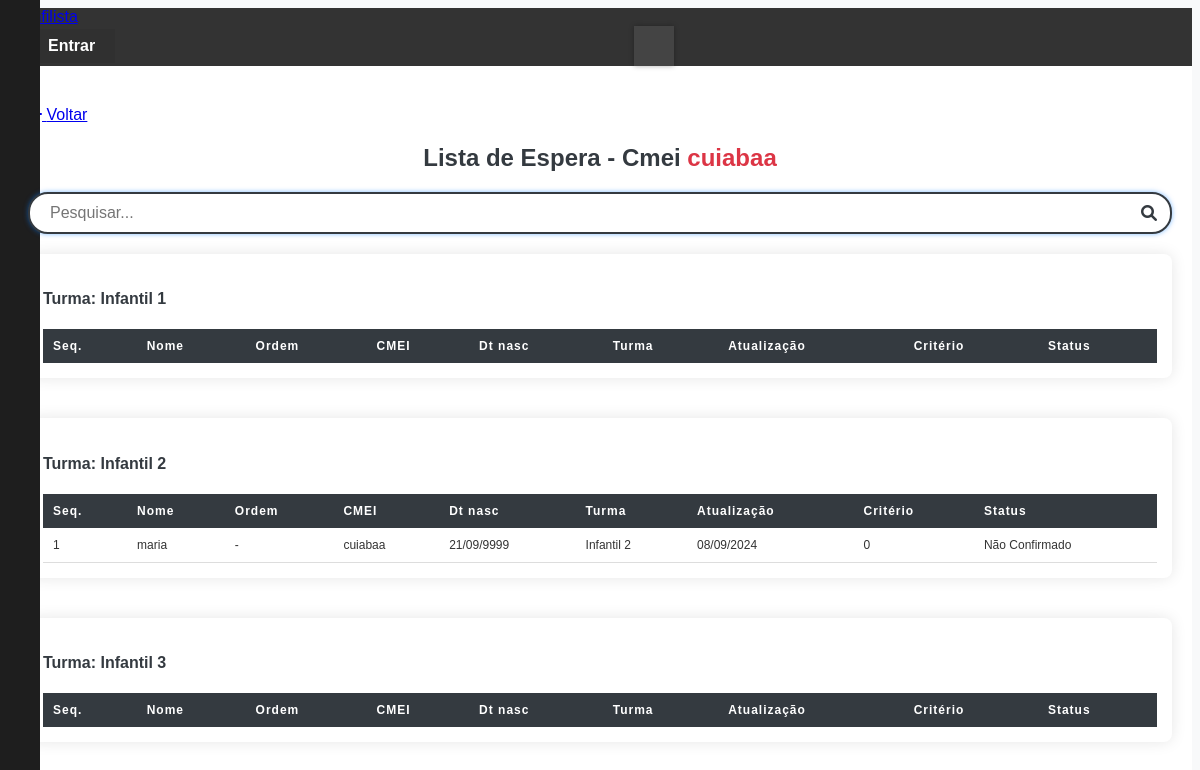
The page /fila_espera/lista_espera_por_cmei/6/ on the database as committed earlier.
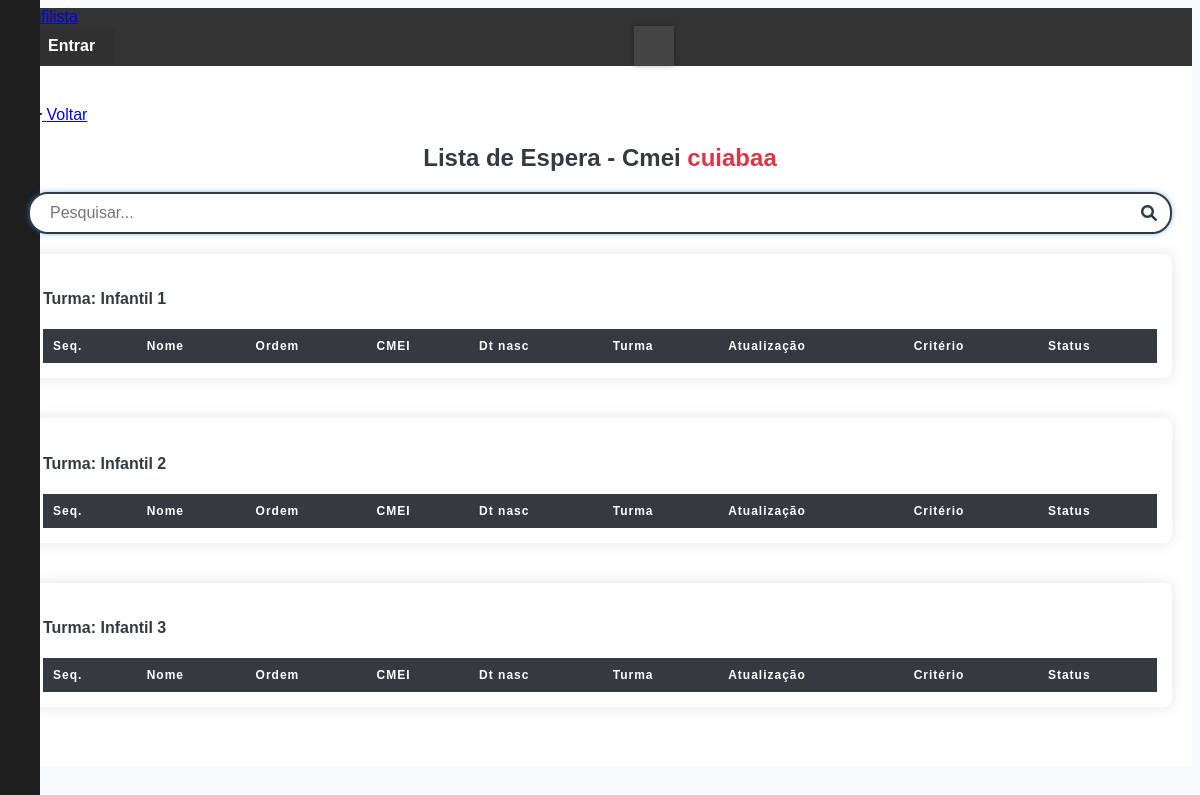
The same page on the database as committed later.
### cmei_app/models.py (models this page shows, shortened)
class CMEI(models.Model):
    codCmei = models.AutoField(primary_key=True)  # Campo auto-incremento
    nomeCmei = models.CharField(max_length=100)

### turma_app/models.py (models this page shows, shortened)
class Turma(models.Model):
    codTurma = models.AutoField(primary_key=True)  # Campo auto-incremento
    nomeTurma = models.CharField(max_length=20)
    observacaoTurma = models.CharField(max_length=100)
    cmei = models.ForeignKey(CMEI, on_delete=models.CASCADE)  # Remover related_name

### fila_espera_app/models.py (models this page shows, shortened)
class ListaEspera(models.Model):
    STATUS_CHOICES = [
        ('confirmado', 'Confirmado'),
        ('nao_confirmado', 'Não Confirmado'),
    ]
    crianca = models.ForeignKey(Crianca, on_delete=models.CASCADE)
    turma = models.ForeignKey(Turma, on_delete=models.CASCADE)
    dataEntrada = models.DateField(auto_now_add=True)
    dataSaida = models.DateField(null=True, blank=True)
    ordem = models.IntegerField(null=True, blank=True)
    criterio = models.CharField(max_length=40)
    status = models.CharField(max_length=20, choices=STATUS_CHOICES, default='nao_confirmado')

### crianca_app/models.py (models this page shows, shortened)
class Crianca(models.Model):
    codCrianca = models.AutoField(primary_key=True)
    nomeCrianca = models.CharField(max_length=100)
    dataNascCrianca = models.DateField()
    nomeResponsavel = models.CharField(max_length=100)
    telefoneResponsavel = models.CharField(max_length=11)
    emailResponsavel = models.CharField(max_length=100)
    cpfResponsavel = models.CharField(max_length=11)
    dataInicialCadastro = models.DateField()
    dataFinalCadastro = models.DateField(null=True, blank=True)
    observacao = models.CharField(max_length=100)
    nomeUsuario = models.CharField(max_length=100)

### fila_espera_app/views.py (the view)
# urls.py: path('lista_espera_por_cmei/<int:codCmei>/', views.lista_espera_por_cmei, name='lista_espera_por_cmei'),
def lista_espera_por_cmei(request, codCmei):
    usuario_autenticado = request.user if request.user.is_authenticated else None
    cmei = get_object_or_404(CMEI, pk=codCmei)
    turmas = Turma.objects.filter(cmei=cmei).prefetch_related('listaespera_set__crianca').order_by('nomeTurma')
    if not turmas.exists():
        return HttpResponseNotFound("Nenhuma turma encontrada para o CMEI especificado.")
    return render(request, 'lista_espera_por_cmei.html', {
        'cmei': cmei,
        'turmas': turmas,
        'usuario_autenticado':usuario_autenticado
    })

### fila_espera_app/templates/lista_espera_por_cmei.html (shortened to what this page needs)
{% extends 'base.html' %}
{% block content %}
<link rel="stylesheet" href="https://cdnjs.cloudflare.com/ajax/libs/font-awesome/6.0.0-beta3/css/all.min.css">
<div class="container mt-4">
    <div class="uk-margin uk-text-center">
        <a href="{% url 'pagina_inicial' %}" class="uk-button uk-button-default uk-margin-right">
             Voltar
        </a>
    </div>
    <h2 class="text-center">Lista de Espera - Cmei <span class="cmei-name">{{ cmei.nomeCmei }}</span></h2>
    <div id="search-wrapper">
        <div class="search-container">
            <input id="search" type="text" placeholder="Pesquisar...">
            <i class="fas fa-search search-icon"></i>
        </div>
    </div>
    <div id="tables">
        {% if turmas %}
            {% for turma in turmas %}
                <div class="table-container" id="table-{{ turma.id }}">
                    <h4 class="text-center">Turma: {{ turma.nomeTurma }}</h4>
                    <table class="table">
                        <thead>
                            <tr>
                                <th>Seq.</th>
                                <th>Nome</th>
                                <th>Ordem</th>
                                <th>CMEI</th>
                                <th>Dt nasc</th>
                                <th>Turma</th>
                                <th>Atualização</th>
                                <th>Critério</th>
                                <th>Status</th>
                            </tr>
                        </thead>
                        <tbody>
                            {% for crianca in turma.listaespera_set.all %}
                                {% if crianca.status == "nao_confirmado" %}
                                    <tr>
                                        <td>{{ forloop.counter }}</td>
                                        <td>{{ crianca.crianca.nomeCrianca }}</td>
                                        <td>{{ crianca.ordem|default:" -" }}</td>
                                        <td>{{ crianca.turma.cmei.nomeCmei }}</td>
                                        <td>{{ crianca.crianca.dataNascCrianca|date:"d/m/Y" }}</td>
                                        <td>{{ crianca.turma.nomeTurma }}</td>
                                        <td>{{ crianca.dataEntrada|date:"d/m/Y" }}</td>
                                        <td>{{ crianca.criterio }}</td>
                                        <td>Não Confirmado</td>
                                    </tr>
                                {% endif %}
                        {% endfor %}
                        </tbody>
                    </table>
                </div>
            {% endfor %}
        {% else %}
            <p class="text-center">Nenhuma turma ou criança encontrada.</p>
        {% endif %}
    </div>
</div>
{% endblock %}

### templates/base.html (shortened to what this page needs)
<!DOCTYPE html>
{% load static %}
<html lang="en">
<head>
    <link rel="stylesheet" href="https://cdn.jsdelivr.net/npm/uikit@3.14.3/dist/css/uikit.min.css">
    <link rel="stylesheet" href="https://cdnjs.cloudflare.com/ajax/libs/font-awesome/6.0.0-beta3/css/all.min.css">
</head>
<body>
    <nav class="uk-navbar-container" uk-navbar>
        <div class="uk-navbar-left">
            <a class="uk-navbar-item uk-logo" href="{% url 'pagina_inicial' %}">Infilista</a>
        </div>
        <div class="uk-navbar-right">
            <div class="user-info">
                {% if usuario_autenticado %}
                    <span class="username-text">
                        {% if usuario_autenticado.is_superuser %}
                            <i class="fas fa-crown"></i>
                            Bem-vindo(a), Administrador(a), {{ usuario_autenticado.username }}
                        {% else %}
                            <i class="fas fa-school"></i>
                            Bem-vindo(a), CMEI, {{ usuario_autenticado.username }}
                        {% endif %}
                    </span>
                {% else %}
                    <div class="login-link">
                        <a href="{% url 'login_usuario' %}">Entrar</a>
                    </div>
                {% endif %}
                <button class="uk-navbar-toggle" uk-toggle="target: #offcanvas" type="button">
                </button>
            </div>
        </div>
    </nav>
    <div id="offcanvas" uk-offcanvas="overlay: true">
        <div class="uk-offcanvas-bar uk-sidebar">
            <ul class="uk-nav uk-nav-default">
                {% if usuario_autenticado %}
                    {% if usuario_autenticado.is_superuser %}
                        <li class="uk-nav-item"><a href="{% url 'listar_usuarios' %}"><i class="fas fa-users-cog"></i> Usuários</a></li>
                        <li class="uk-nav-header">Gestão</li>
                        <li class="uk-nav-item"><a href="{% url 'listar_cmei' %}"><i class="fas fa-school"></i> Cmei's</a></li>
                        <li class="uk-nav-item"><a href="{% url 'listar_turma' %}"><i class="fas fa-chalkboard-teacher"></i> Turmas</a></li>
                        <li class="uk-nav-item"><a href="{% url 'listar_crianca' %}"><i class="fas fa-child"></i> Crianças</a></li>
                        <li class="uk-nav-header">Lista de Espera</li>
                        <li class="uk-nav-item"><a href="{% url 'criar_lista_espera' %}"><i class="fas fa-plus"></i> Inserir na Lista</a></li>
                        <li class="uk-nav-item"><a href="{% url 'listar_lista_espera' %}"><i class="fas fa-list"></i> Exibir Lista Geral</a></li>
                    {% else %}
                        <li class="uk-nav-header">Gestão</li>
                        <li class="uk-nav-item"><a href="{% url 'listar_turma' %}"><i class="fas fa-chalkboard-teacher"></i> Turmas</a></li>
                        <li class="uk-nav-item"><a href="{% url 'listar_crianca' %}"><i class="fas fa-child"></i> Crianças</a></li>
                        <li class="uk-nav-header">Lista de Espera</li>
                        <li class="uk-nav-item"><a href="{% url 'criar_lista_espera' %}"><i class="fas fa-plus"></i> Inserir na Lista</a></li>
                        <li class="uk-nav-item"><a href="{% url 'listar_lista_espera' %}"><i class="fas fa-list"></i> Exibir Lista Geral</a></li>
                    {% endif %}
                    <li class="uk-nav-divider"></li>
                    <li class="uk-nav-item"><a href="{% url 'sair' %}"><i class="fas fa-sign-out-alt"></i> Sair</a></li>
                {% else %}
                    <li class="uk-nav-item"><a href="{% url 'login_usuario' %}"> Entrar</a></li>
                {% endif %}
            </ul>
        </div>
    </div>
    <div class="uk-main">
        {% block content %}{% endblock %}
    </div>
</body>
</html>

### templates/base.html (style rules this page uses)
.uk-navbar-item.uk-logo { transition: color 0.08s ease; }
body { font-family: Arial, sans-serif; overflow-x: hidden; background-color: #f9f9f9; color: #303030; }
.uk-navbar-container { background-color: #333; padding: 0 20px; }
.uk-navbar-toggle { background-color: #444; border: none; border-radius: 0; color: #fff; width: 40px; height: 40px; box-shadow: 0 0 5px rgba(0, 0, 0, 0.3); cursor: pointer; display: flex; align-items: center; justify-content: center; text-align: center; margin: 0 auto; }
.uk-sidebar { position: fixed; top: 0; left: -250px; width: 250px; height: 100%; background-color: #1e1e1e; color: #fff; transition: left 0.3s; padding: 20px; overflow-y: auto; scrollbar-width: thin; scrollbar-color: #444 #1e1e1e; }
.uk-main { padding: 20px; margin-left: 0; transition: margin-left 0.3s; background-color: #fff; }
.user-info { margin-left: auto; display: flex; align-items: center; }
.login-link a { background-color: #303030; color: #ffffff; padding: 8px 20px; text-decoration: none; margin-right: 20px; border-radius: 0px; font-size: 16px; font-weight: bold; display: inline-block; transition: background-color 0.3s ease, transform 0.3s ease; }

### fila_espera_app/templates/lista_espera_por_cmei.html (style rules this page uses)
body { font-family: 'Arial', sans-serif; background-color: #f8f9fa; color: #343a40; }
.container { margin-top: 20px; }
h2 { text-align: center; }
.cmei-name { color: #dc3545; }
.search-container { display: flex; justify-content: center; margin-bottom: 20px; }
#search-wrapper { position: relative; width: 100%; max-width: 1200px; margin: 0 auto; }
#search { border-radius: 20px; border: 2px solid #343a40; padding: 10px 40px 10px 20px; font-size: 16px; width: 100%; box-shadow: 0 0 5px rgba(0, 123, 255, 0.5); }
.search-icon { position: absolute; top: 50%; right: 15px; transform: translateY(-50%); color: #343a40; }
.table-container { background-color: #ffffff; padding: 15px; border-radius: 8px; box-shadow: 0 0 15px rgba(0, 0, 0, 0.1); margin-bottom: 40px; overflow-x: auto; max-width: 1200px; margin-left: auto; margin-right: auto; }
table { width: 100%; border-collapse: collapse; font-size: 12px; }
table thead { background-color: #343a40; color: #ffffff; }
table thead th { padding: 10px; text-align: left; font-size: 12px; letter-spacing: 1px; }

Rows that differ between the two databases and show on the page:
removed ListaEspera: crianca.nomeCrianca "maria", ordem "-", turma.cmei.nomeCmei "cuiabaa", crianca.dataNascCrianca "21/09/9999", turma.nomeTurma "Infantil 2", dataEntrada "08/09/2024", criterio "0", shown under Turma "Infantil 2"
